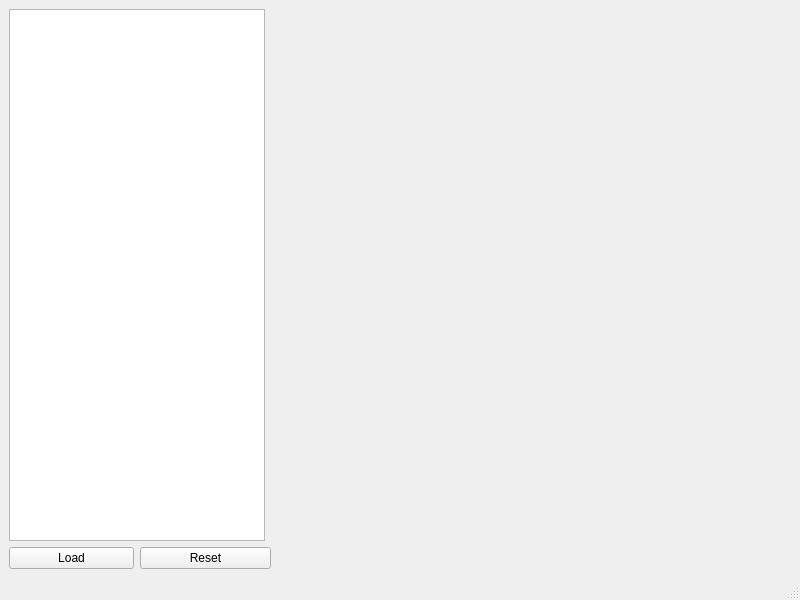
<?xml version="1.0" encoding="UTF-8"?>
<ui version="4.0">
 <class>MainWindow</class>
 <widget class="QMainWindow" name="MainWindow">
  <property name="geometry">
   <rect>
    <x>0</x>
    <y>0</y>
    <width>800</width>
    <height>600</height>
   </rect>
  </property>
  <property name="windowTitle">
   <string>MainWindow</string>
  </property>
  <widget class="QWidget" name="centralwidget">
   <layout class="QGridLayout" name="gridLayout">
    <item row="0" column="0" colspan="2">
     <widget class="QTreeView" name="treeView"/>
    </item>
    <item row="0" column="2" colspan="2">
     <widget class="QVTKOpenGLNativeWidget" name="widget" native="true"/>
    </item>
    <item row="1" column="0">
     <widget class="QPushButton" name="loadButton">
      <property name="text">
       <string>Load</string>
      </property>
     </widget>
    </item>
    <item row="1" column="1" colspan="2">
     <widget class="QPushButton" name="resetButton">
      <property name="text">
       <string>Reset</string>
      </property>
     </widget>
    </item>
    <item row="1" column="3">
     <spacer name="horizontalSpacer">
      <property name="orientation">
       <enum>Qt::Orientation::Horizontal</enum>
      </property>
      <property name="sizeHint" stdset="0">
       <size>
        <width>511</width>
        <height>20</height>
       </size>
      </property>
     </spacer>
    </item>
   </layout>
  </widget>
  <widget class="QMenuBar" name="menubar">
   <property name="geometry">
    <rect>
     <x>0</x>
     <y>0</y>
     <width>800</width>
     <height>22</height>
    </rect>
   </property>
  </widget>
  <widget class="QStatusBar" name="statusbar"/>
 </widget>
 <customwidgets>
  <customwidget>
   <class>QVTKOpenGLNativeWidget</class>
   <extends>QWidget</extends>
   <header location="global">QVTKOpenGLNativeWidget.h</header>
   <container>1</container>
  </customwidget>
 </customwidgets>
 <resources/>
 <connections/>
</ui>
